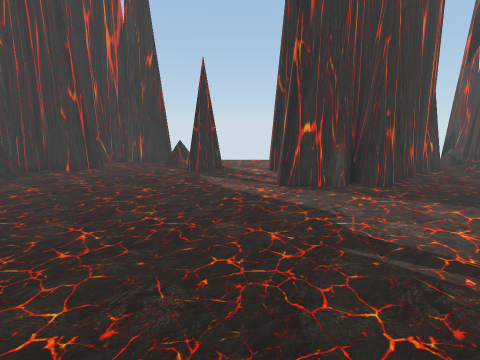
view 1 (above)

24 first-person views from a walk through a 3-D level made in the Unity game engine. The camera is 1.2 m above the floor, tilts 12° down and sees 80° across. The floor is counted in squares, 0.4 m on a side. Each view is taken from the middle of a square. On the plan, view 1 faces up. The plan holds only what a view shows up to about 20 squares ahead; the rest is blank. The place goes on beyond the plan. The player is left out. Some surface patterns are stand-ins.

view 2
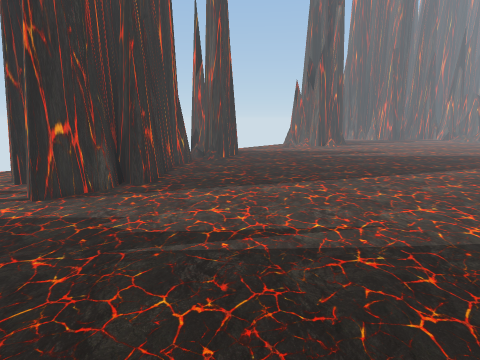

view 3
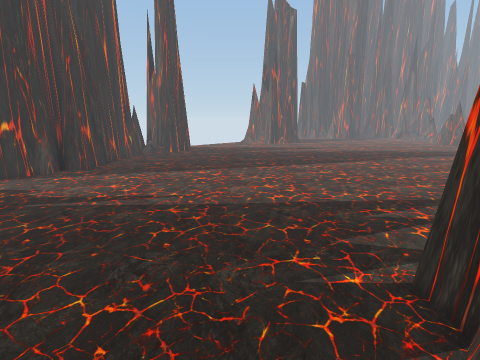

view 4
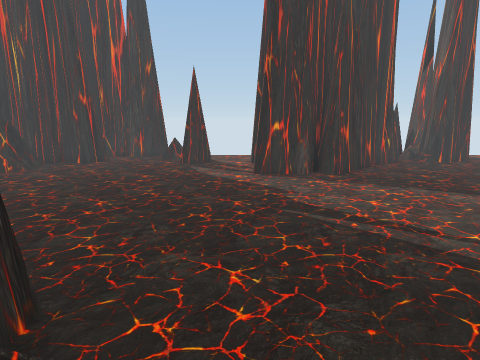

view 5
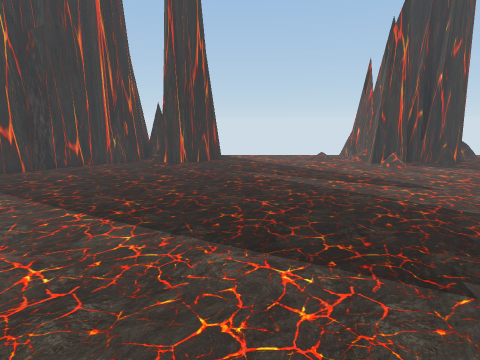

view 6
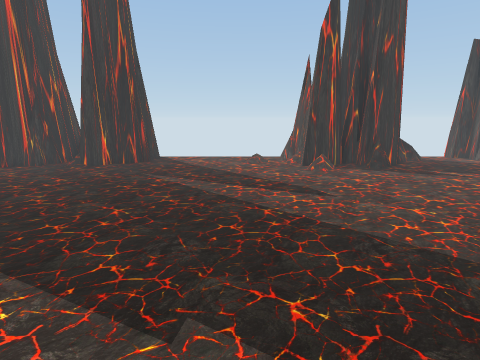

view 7
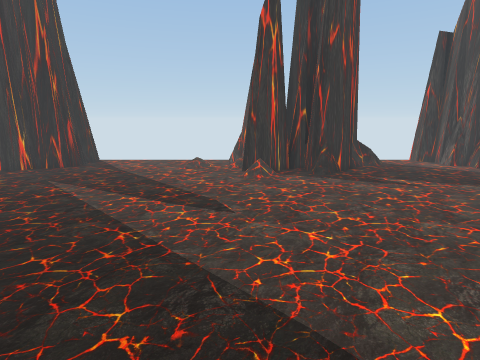

view 8
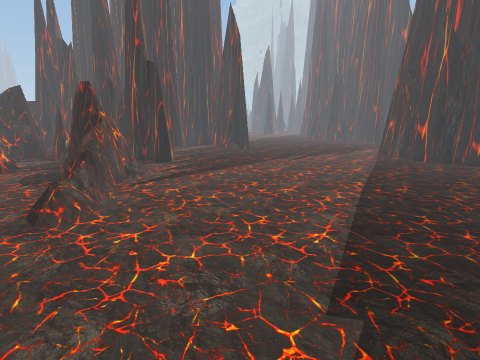

view 9
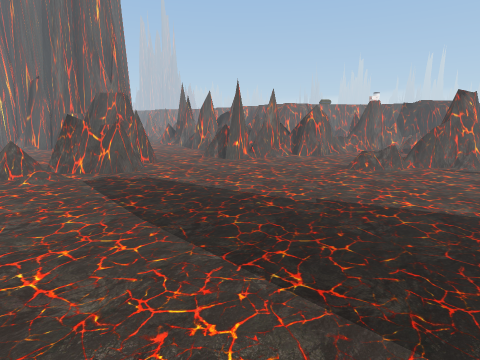

view 10
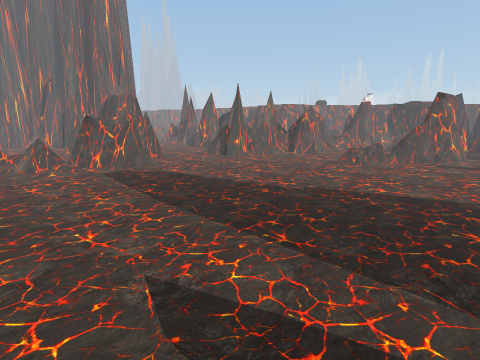

view 11
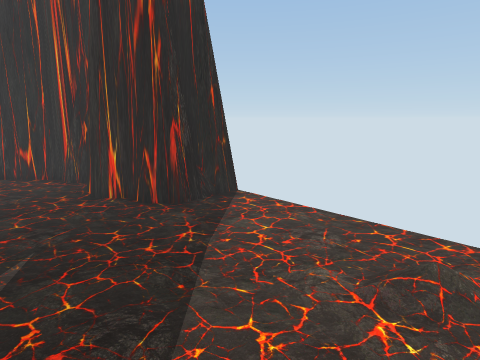

view 12
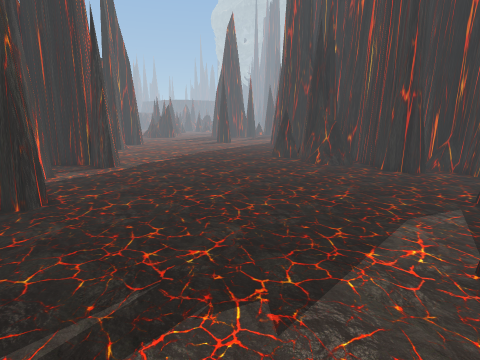

view 13
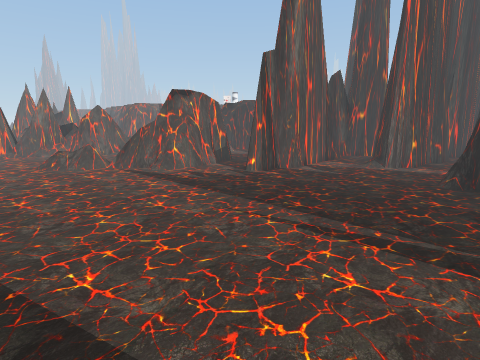

view 14
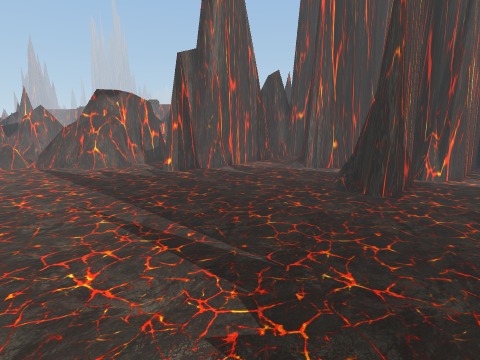

view 15
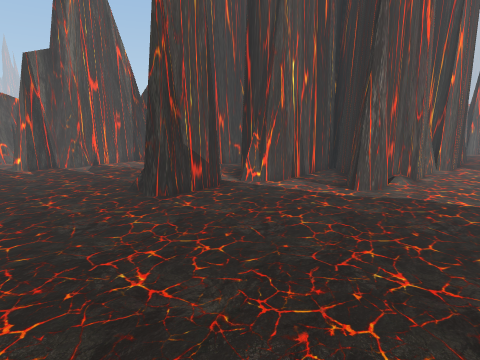

view 16
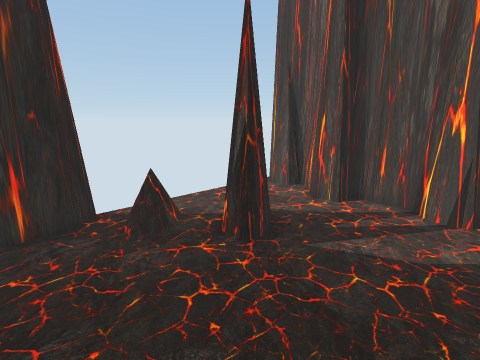

view 17
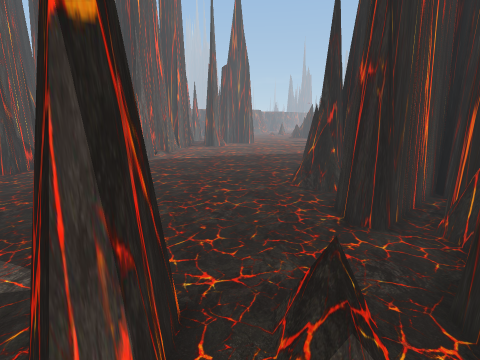

view 18
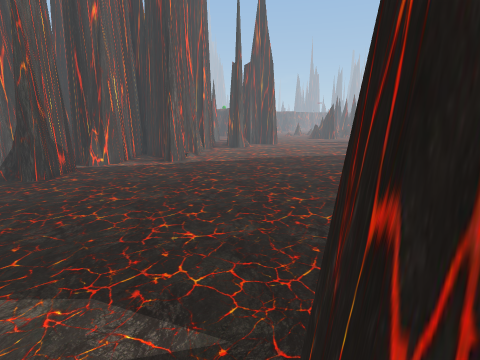

view 19
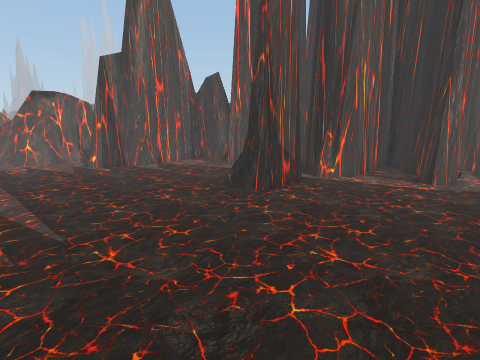

view 20
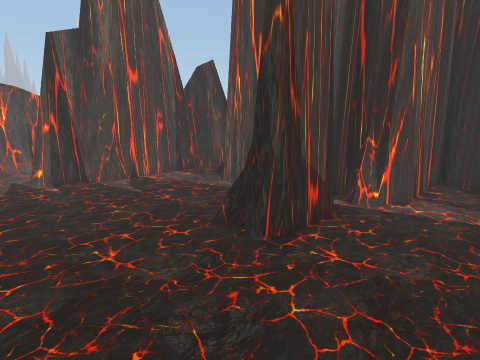

view 21
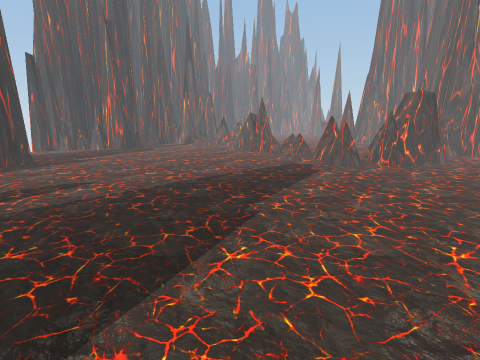

view 22
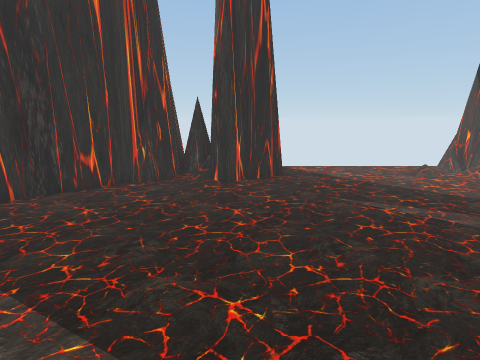

view 23
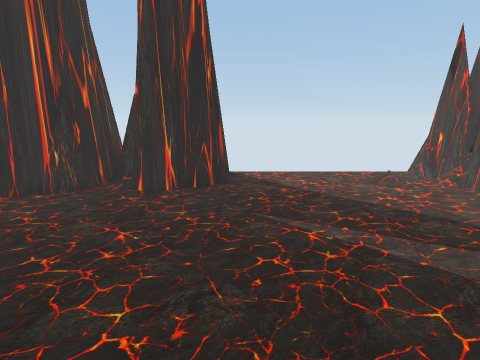

view 24
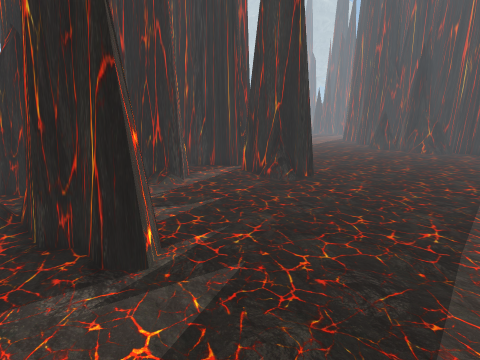

### Floor plan
Key: @ floor where view 1 was taken; # wall or solid block; x gap in a wall; . main floor; : floor 0.25 m higher than the main floor; / step, stairs or slope; = window, fence, low wall or low ledge; ^ raised ledge; O other object.
Columns run from 13 left of view 1 to 37 right of it. Each row starts with its distance up from view 1.
 22        #        #
 21    #####...... .#              #..........##
 20 ####.....=......#        ####  #..........##
 19 =.==.....=......#        #.#####......./..=#     ##
 18 ####:.....##=..##       ##.=####..........###  ###.
 17 ####......##...##      ###.=##............#######..
 16  ...............#     ##...................:..#=...
 15 #=..............#   ###....................:.......
 14 #=.............### ###.............................
 13 =..............######..............................
 12 ...................................................
 11 ...................................................
 10 ...................................................
  9 ...................................................
  8 ..................................................
  7 .................................................
  6 .................................................
  5 .................................................
  4 ..................................................
  3 ...................................................
  2 ...................................................
  1 ..........##.......................................
  0 .##......###.@.....................................
 -1 ###.....###=.......................................
 -2 ##...##=### ....................................../
 -3  #..######........................................
 -4  #.## ##.......................................====
 -5  ###  ##............O.........................=#^##
 -6  ##   ##..###.....###....====#=  ..............#
 -7  #   ##..####...####....###^^=.................==
 -8       =#### #...#  #...####^x.................=#=

Positions as (right, up) in squares from view 1, and headings:
1: (0, 0), facing up
2: (0, 0), facing up-right
3: (1, -6), facing up-right
4: (1, -3), facing up
5: (20, -3), facing up
6: (25, -2), facing up
7: (29, 0), facing up
8: (28, 0), facing left
9: (27, 12), facing down
10: (27, 14), facing down
11: (27, 13), facing up-left
12: (7, 8), facing left
13: (8, 12), facing down
14: (3, 12), facing down
15: (-6, 12), facing down
16: (-8, 12), facing up-right
17: (-1, 21), facing down-left
18: (0, 18), facing down-left
19: (-2, 13), facing down
20: (-2, 8), facing down
21: (15, 2), facing right
22: (16, 3), facing up
23: (19, 5), facing up
24: (13, -3), facing left
